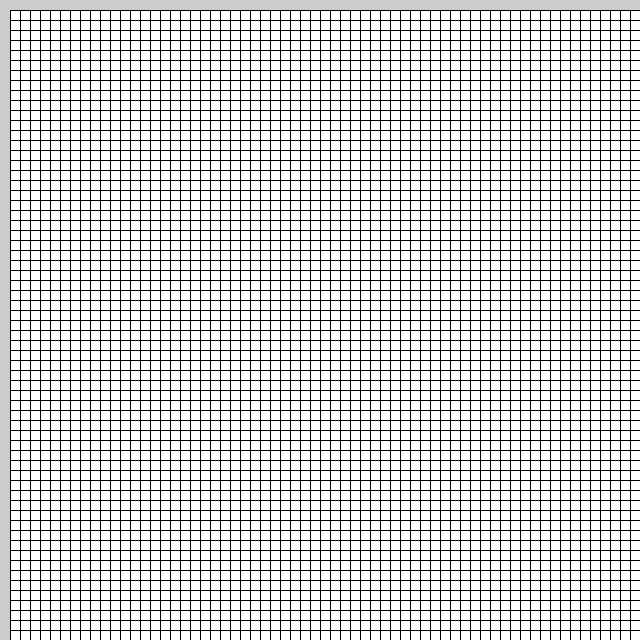
Frame 1 (no input)
Frame 60 (the mouse pressed at the canvas centre just before this capture): identical to frame 1, image omitted
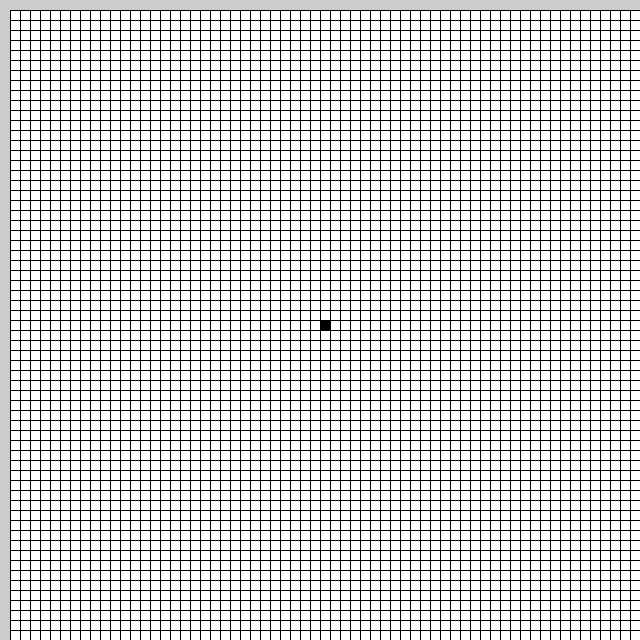
Frame 120 (the mouse held since frame 60 and released just before this capture)

The Processing sketch that drew these frames (run headless with seeded random() and noise(); from frame 60 on, the mouse is pressed at the canvas centre):

// Processing sketch: NoC_7_GameOfLifeEx6
// ── NoC_7_GameOfLifeEx6.pde
int[][] board, next_board;
int w, cell_count, neighbours_alive;

void setup() {

  size(640, 640);
  w = 10;
  cell_count = width/2;
  board = new int[cell_count][cell_count];
  next_board = new int[cell_count][cell_count]; 

  //randomly populate board
  for (int row = 0; row < cell_count; row++) {
    for (int col = 0; col < cell_count; col++) {
      board[row][col] = 0;
    }
  }
}



void draw() {

  draw_board();
  if (keyPressed == true) {

    for (int row = 1; row < cell_count - 1; row++) {
      for (int col = 1; col < cell_count - 1; col++) {

        neighbours_alive = 0;
        for (int i = row - 1; i <= row + 1; i++) {
          for (int j = col - 1; j <= col + 1; j++) {
            {
              if (board[i][j] == 1) neighbours_alive += 1;
            }
          }
        }
        if (board[row][col] == 1) neighbours_alive -= 1;

        //ruleset
        if      ((board[row][col] == 1) && (neighbours_alive <  2)) next_board[row][col] = 0;
        else if ((board[row][col] == 1) && (neighbours_alive >  3)) next_board[row][col] = 0;
        else if ((board[row][col] == 0) && (neighbours_alive == 3)) next_board[row][col] = 1;
        else next_board[row][col] = board[row][col];
      }
    }
    board = next_board;
  }
}

void mousePressed() {

  int row = int(mouseY / w);
  int col = int(mouseX / w);

  board[row][col] = 1;
}

void draw_board() {

  for (int row = 1; row < cell_count - 1; row++) {
    for (int col = 1; col < cell_count - 1; col++) {

      float colour = map(board[row][col], 0, 1, 255, 0);
      fill(colour);
      rect(col * w, row * w, (col + 1) * w, (row + 1) * w);
    }
  }
}
